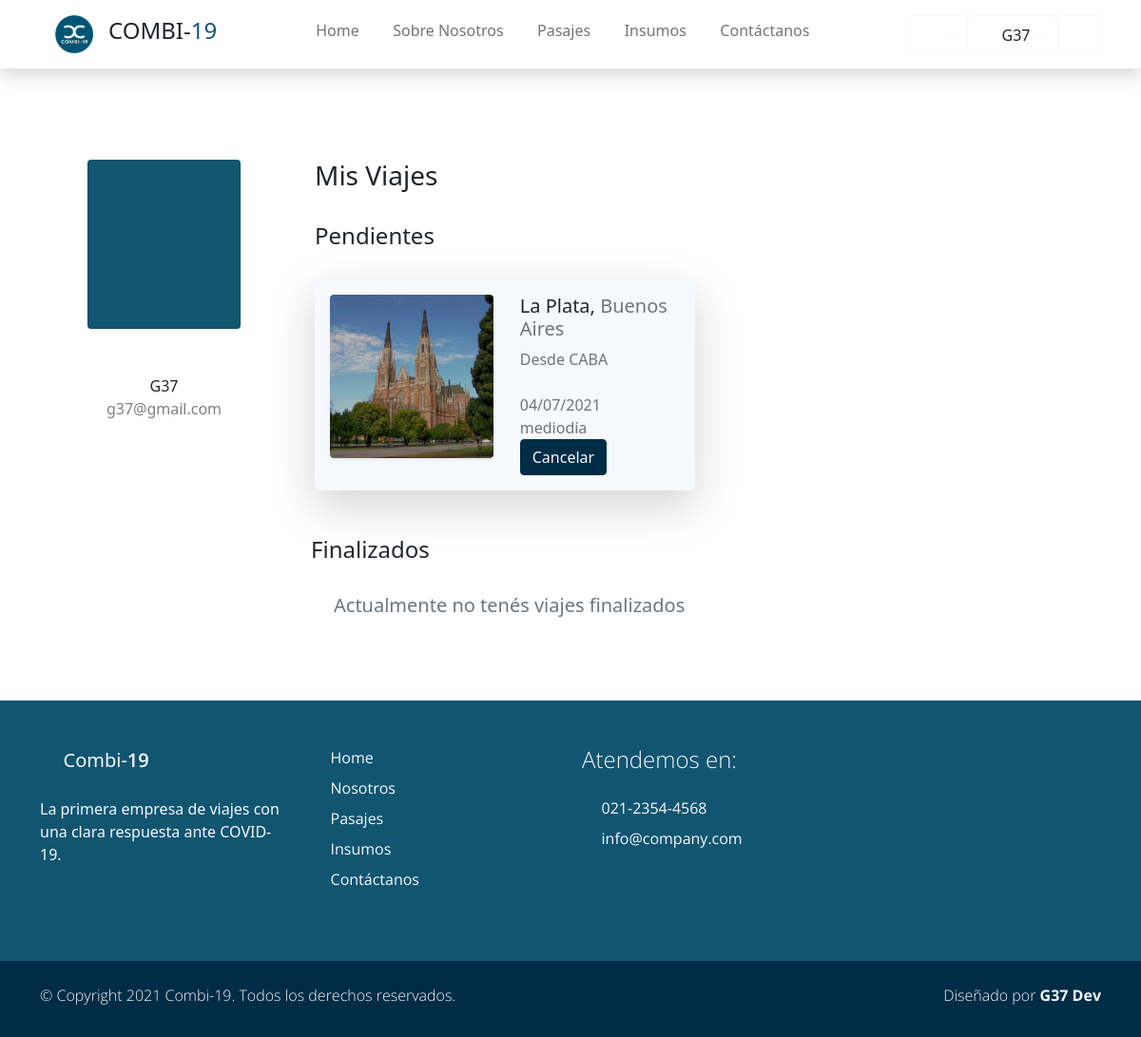
Page /viajes/ (signed in) on the earlier database version.
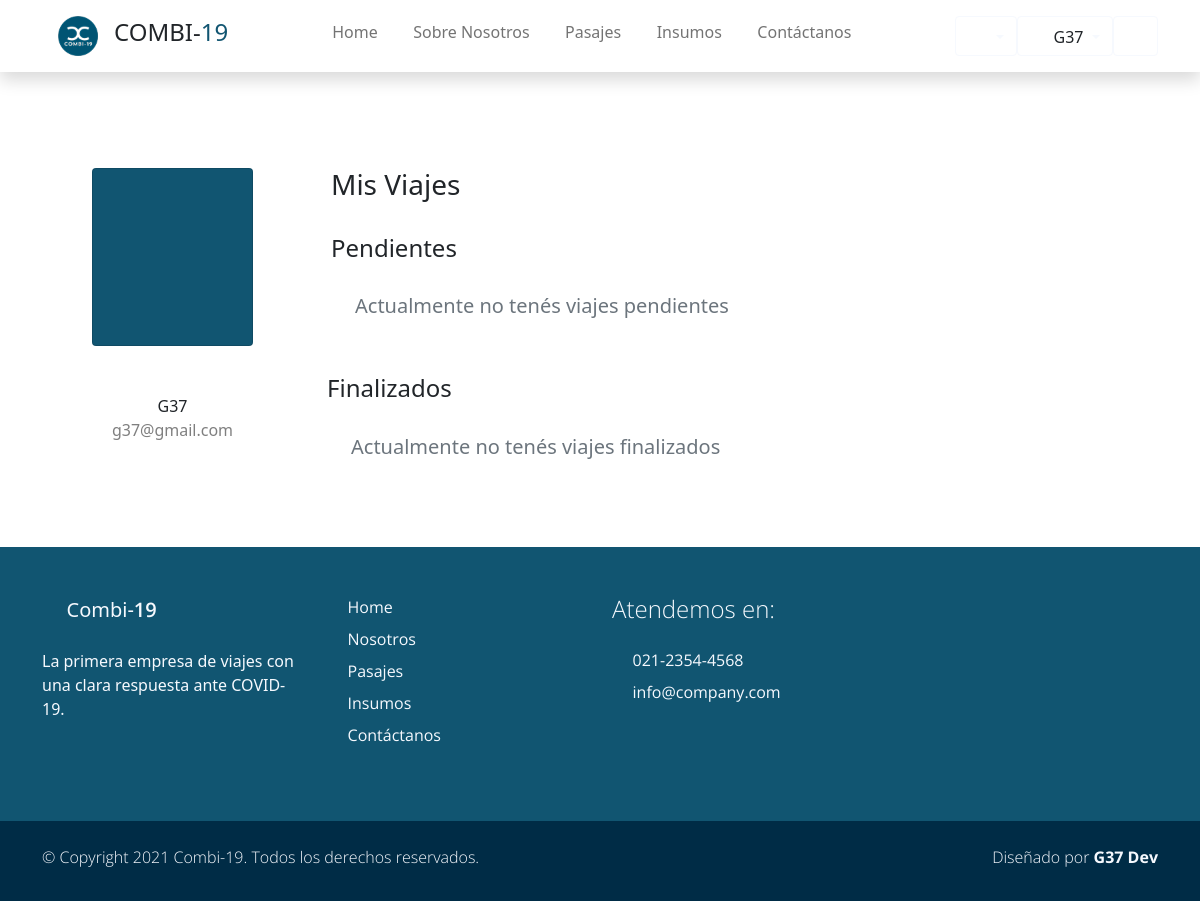
Same page on the later database version.
### Combi19App/models.py (models this page shows, shortened)
class Viaje(models.Model):
    fecha         =   models.DateTimeField(blank=True, null=True)
    ruta          =   models.ForeignKey(Ruta, default=None, blank=True, null=True, on_delete=models.CASCADE)
    combi         =   models.ForeignKey(Vehiculo, blank=True, null=True, on_delete=models.CASCADE)
    estado        =   models.BooleanField(default=False)
    precio        =   models.DecimalField(default=None, blank=True, null=True, max_digits=10, decimal_places=2)
    insumo        =   models.ManyToManyField(Insumo,default=None, blank=True,)
    pasajeros     =   models.ManyToManyField(Account, default=None, blank=True,)
    comentarios   =   models.ManyToManyField(Comentario, default=None, blank=True, )
    asientos_ocupados = models.IntegerField(default=0, null=True, blank=True)
    class Meta:
        unique_together = ('fecha', 'combi')

class Ruta(models.Model):
    origen        = models.ForeignKey(Lugar, default=None, on_delete=models.CASCADE, related_name='origen')
    destino       = models.ForeignKey(Lugar, default=None, on_delete=models.CASCADE, related_name='destino')
    nombre        = models.CharField(max_length=30, blank=True, null=True, verbose_name='Nombre de ruta')
    km            = models.IntegerField()
    class Meta:
        unique_together = ('origen', 'destino')

class Lugar(models.Model):
    nombre        = models.CharField(max_length=40, blank=True, null=True, unique=True, verbose_name='Lugar')
    provincia     = models.CharField(max_length=20, blank=True, null=True)
    codigo_postal = models.IntegerField(blank=True, null=True, unique=True)
    imagen        = models.ImageField(upload_to="ciudades", blank=True, null=True)
    class Meta:
        verbose_name_plural = "Lugares"
    def __str__(self):
        return f'{self.nombre}'

### users/views.py (the view)
def misviajes_view(request):
    viajes_pendientes = Viaje.objects.filter(pasajeros=request.user).filter(estado=False)
    viajes_finalizados = Viaje.objects.filter(pasajeros=request.user).filter(estado=True)
    context = {"finalizados": viajes_finalizados, "pendientes":viajes_pendientes}
    return render(request, "users/misviajes.html", context)

### carro/context_processor.py (called while the page is built)
def importe_total(request):
    total=0
    if request.user.is_authenticated:
        if 'carro' in request.session:
            for key,value in request.session['carro'].items():
                total = total +(float(value['precio']))#*value['cantidad'])
    return {'importe_total':total}

### users/models.py (called while the page is built)
    @property
    def is_superuser(self):
        return self.is_admin

    @property
    def is_admin(self):
        return self.is_staff

### users/templates/users/misviajes.html (shortened to what the changed rows need)
{% extends 'Combi19App/base.html' %}
{% load static %}
{% block content %}
<div class="container rounded bg-white mt-5 mb-5">
    <div class="row">
        <div class="col-md-9 border-right">
            <div class= "row">
                <div class="p-3 py-5">
                    <div class="row justify-content-between">
                        <h4 class="h3 text-right pb-4 col-md-4">Mis Viajes</h4>
                    </div>
                    <h4 class="h4 text-right pb-4 col-md-4">Pendientes</h4>
                        {% if pendientes %}
                            {% for v in pendientes %}
                            <div class="row justify-content-between">
                                <div class="col-xl-6 col-md-12 col-sm-12">
                                    <div  class="card bg-light border-0 shadow-lg overflow-hidden">
                                        <div class="card-body">
                                            <div class="row">
                                                <div class="col-md-6">
                                                    <div href="#" class="card border-0 text-white shadow-sm overflow-hidden mx-5 m-sm-0">
                                                        <img class="card-img" src="{{v.ruta.destino.imagen.url}}" alt="">
                                                    </div>
                                                </div>
                                                <div class=" col-md-6 px-3">
                                                    <h5 class="h5 ">{{v.ruta.destino}}, <span class="text-muted">{{v.ruta.destino.provincia}}</span></h2>
                                                    <p class="m-0 p-0 text-muted">Desde {{v.ruta.origen}} <i class='p-0 bx bx-map'></i></p>
                                                    <br>
                                                    <p class="m-0 p-0 text-muted">{{v.fecha|date:"d/m/Y"  }} </p>
                                                    <p class="m-0 p-0 text-muted">{{v.fecha | time}} </p>
                                                    <a href="{% url 'Eliminar Viaje' v_id=v.id %}" class="btn btn-primary">Cancelar</a>
                                                </div>
                                            </div>
                                        </div>
                                    </div>
                                </div>
                            </div>
                        {% endfor %}
                        {% else %}
                            <h5 class="h5 text-muted mx-4 col-12">Actualmente no tenés viajes pendientes</h5>
                        {% endif %}
                    </div>
                </div>
            </div>
        </div>
    </div>
</div>
{% endblock %}

Differences in the rows shown:
no longer on this page (row edited): Viaje: ruta.destino.imagen (picture), ruta.destino "La Plata", ruta.destino.provincia "Buenos Aires", ruta.origen "CABA", fecha "04/07/2021", fecha "mediodía"
Other differences:
text now shown: "Actualmente no tenés viajes pendientes"
